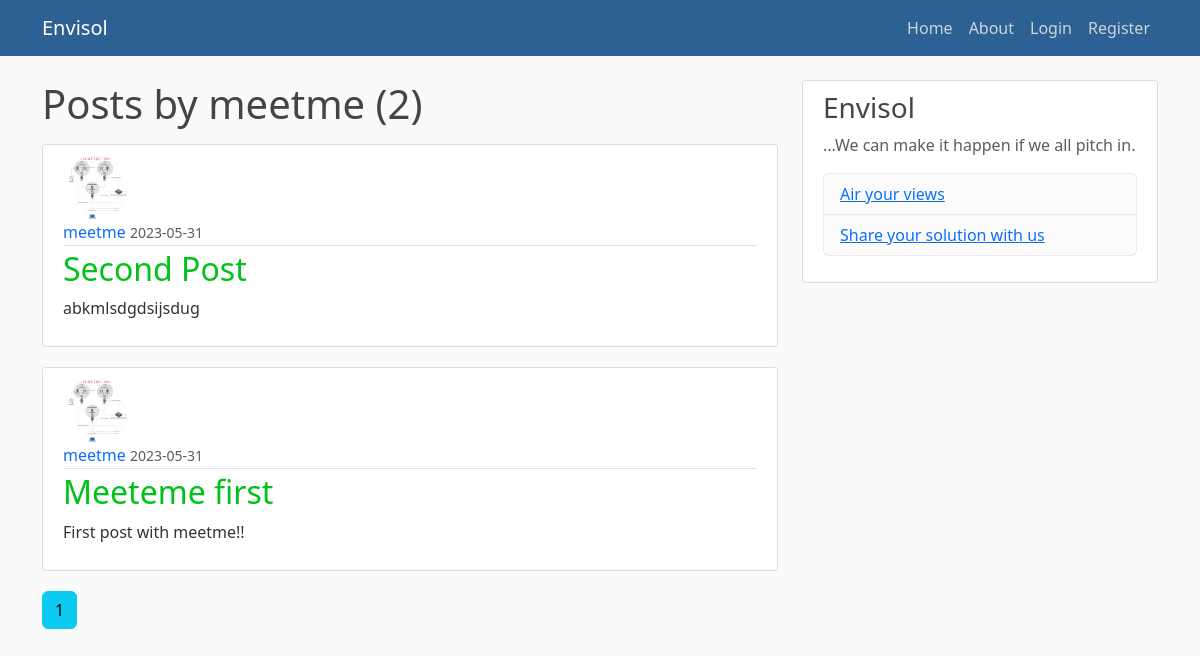
The page /user/meetme on the database its author committed.
### Envisol/models.py (models this page shows, shortened)
class User(db.Model, UserMixin):
    id = db.Column(db.Integer, primary_key=True)
    username = db.Column(db.String(20), unique=True, nullable=False)
    email = db.Column(db.String(120), unique=True, nullable=False)
    image_file = db.Column(db.String(20), nullable=False,
                           default='default.jpg')
    password = db.Column(db.String(60), nullable=False)
    posts = db.relationship('Post', backref='author', lazy=True)

class Post(db.Model):
    id = db.Column(db.Integer, primary_key=True)
    title = db.Column(db.String(100), nullable=False)
    date_posted = db.Column(db.DateTime, nullable=False,
                            default=datetime.utcnow)
    content = db.Column(db.Text, nullable=False)
    user_id = db.Column(db.Integer, db.ForeignKey('user.id'), nullable=False)

### Envisol/users/routes.py (the view)
@users.route('/user/<string:username>')
def user_posts(username):
    page = request.args.get('page', 1, type=int)
    user = User.query.filter_by(username=username).first_or_404()
    posts = Post.query.filter_by(author=user)\
        .order_by(Post.date_posted.desc())\
        .paginate(page=page, per_page=5)
    return render_template('user_posts.html', posts=posts, user=user)

### Envisol/templates/user_posts.html
{% extends "layout.html" %} {% block content %}
<h1 class="mb-3">Posts by {{ user.username }} ({{ posts.total }})</h1>
{% for post in posts.items %}
<article class="media content-section">
  <img
    class="rounded-circle article-img"
    src="{{ url_for('static', filename='profile_pics/' + post.author.image_file) }}"
  />
  <div class="media-body">
    <div class="article-metadata">
      <a
        class="mr-2"
        href="{{ url_for('users.user_posts', username=post.author.username) }}"
        >{{ post.author.username }}</a
      >
      <small class="text-muted"
        >{{ post.date_posted.strftime('%Y-%m-%d') }}</small
      >
    </div>
    <h2>
      <a
        class="article-title"
        href="{{ url_for('posts.post', post_id=post.id) }}"
        >{{ post.title }}</a
      >
    </h2>
    <p class="article-content">{{ post.content }}</p>
  </div>
</article>
{% endfor %} {% for page_num in posts.iter_pages(left_edge=1, right_edge=1,
left_current=1, right_current=2) %} {% if page_num %} {% if posts.page ==
page_num %}
<a
  class="btn btn-info mb-4"
  href="{{ url_for('users.user_posts', username=user.username, page=page_num) }}"
  >{{ page_num }}</a
>
{% else %}
<a
  class="btn btn-outline-info mb-4"
  href="{{ url_for('users.user_posts', username=user.username, page=page_num) }}"
  >{{ page_num }}</a
>
{% endif %} {% else %} ... {% endif %} {% endfor %} {% endblock content %}

### Envisol/static/main.css (style rules this page uses)
body { background: #fafafa; color: #333333; margin-top: 5rem; }
h1, h2, h3, h4, h5, h6 { color: #444444; }
.content-section { background: #ffffff; padding: 10px 20px; border: 1px solid #dddddd; border-radius: 3px; margin-bottom: 20px; }
.article-title { color: #02c21a; text-decoration: none; }
.article-content { white-space: pre-line; }
.article-img { height: 65px; width: 65px; margin-right: 16px; }
.article-metadata { padding-bottom: 1px; margin-bottom: 4px; border-bottom: 1px solid #e3e3e3; }
.article-metadata a { text-decoration: none; }

### rows shown on the page
User: username "meetme"
Post: image_file (picture), author.username "meetme", date_posted "2023-05-31", title "Second Post", content "abkmlsdgdsijsdug"
Post: image_file (picture), author.username "meetme", date_posted "2023-05-31", title "Meeteme first", content "First post with meetme!!"

### other values the page prints
{{ posts.total }} "2"
{{ page_num }} "1"
